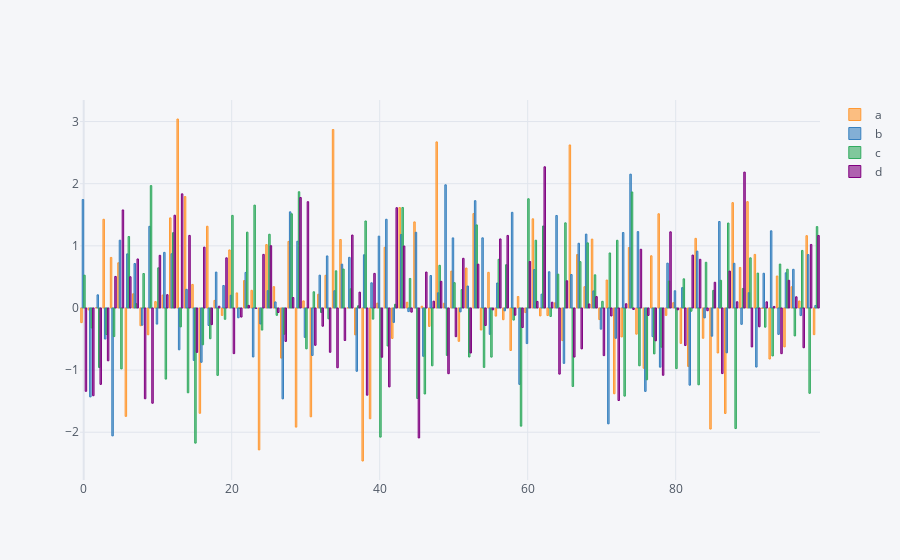

Source (notebook cell):
### Code cell
dataframe.iplot(kind='bar')
